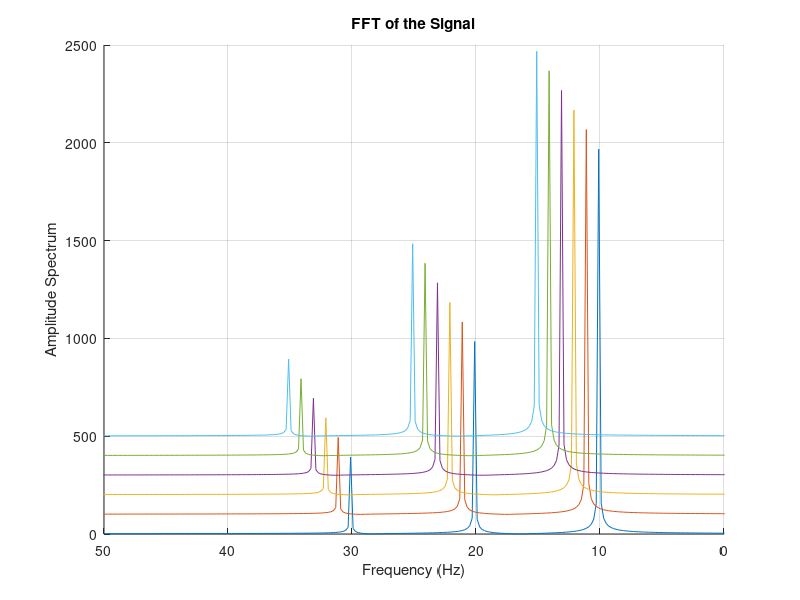

Here is the MATLAB script that generated this plot:
% compare the spectrum from same sample but with different SNR
% 
% Note: shift x and y value and plot in one figure
%
% Mengjia He, 2024.01.01

clearvars;
close all;
clc;

% Set parameters
frequencies = [10, 20, 30];  % Frequencies of the sine waves
amplitudes = [1, 0.5, 0.2];  % Amplitudes of the sine waves
sampling_rate = 500;  % Sampling rate in Hz
duration = 5;  % Duration of the signal in seconds

% Generate the signal
t = 0:1/sampling_rate:duration-1/sampling_rate;
signal = zeros(size(t));

for i = 1:length(frequencies)
    signal = signal + amplitudes(i) * exp(2i * pi * frequencies(i) * t);
end

% line boardening
signal = signal .* exp(-0.1* t);

% Perform FFT and plot the frequency spectrum
n = length(signal);
fft_values = fftshift(fft(signal));
ax_freq=linspace(-sampling_rate/2,sampling_rate/2,n);

figure;
hold on;
plot(ax_freq, abs(fft_values));
% shift x and y
numShift = 5;
x0 = ax_freq;   xShift = 1;
y0 = abs(fft_values);   yShift = 100;
x = zeros(numShift,numel(x0));
y = zeros(numShift,numel(y0));
for m = 1:numShift
    x(m,:) = x0 + xShift*m;
    y(m,:) = y0 + yShift*m;
    plot(x(m,:), y(m,:)); 
end
hold off;
title('FFT of the Signal');
xlabel('Frequency (Hz)');
ylabel('Amplitude Spectrum');
grid on;
xlim([0,50]);
set(gca, 'XDir', 'reverse');
